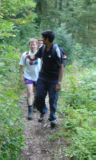
%> input picture tsv/TSV_P8_Ivan_Dominguez/P8imas&code/inria-person/data_ped/pedestrians/crop001022a.png, 96 x 160 px; its folder holds only this picture in this run
$ octave P8_ejercicio3.m   (GNU Octave 9; MATLAB toolbox functions it lacks are replaced by stand-ins)
%> lines starting %> are read from the running program, lines starting %| are printed output that depends on the picture
%% P8 Ej3: detección DT

%% limpiar
clear all;
close all;
clc;

%% inicializar
addpath(genpath('./P8imas&code/'));

ejercicio8_3="Práctica 8 - Ejercicio 3";
%% main
% Cargar dataset INRIA (peatones vs no-peatones)
% Extraer HOG
% Entrenar SVM (fitcsvm)
% Testear (predict)

%% --- Parámetros HOG ---
cellSize = [8 8];
imgSize  = [128 64];   % tamaño típico Dalal-Triggs

% %% --- Rutas dataset ---
dataDir = './P8imas&code/';
posDir = fullfile(dataDir,'inria-person/data_ped/pedestrians');
negDir = fullfile(dataDir,'inria-person/data_ped/no_pedestrians');
posImgs = imageDatastore(posDir);
negImgs = imageDatastore(negDir);

features = [];
labels = [];

quick_train=true;
quick_max_number=400;
% con all falla corredor solo

%% Positivos
if (quick_train)
    number_train_pos=min(quick_max_number,numel(posImgs.Files));
else % all
    number_train_pos=numel(posImgs.Files);
end

for i=1:number_train_pos
    I = readimage(posImgs,i); img=rgb2gray(I); img=im2double(img); img = imresize(img,imgSize);
%> further down, I is the input picture: size 160x96x3 uint8; mean R, G, B 106.9, 133.9, 106.3
%> after `img=rgb2gray(I)`:
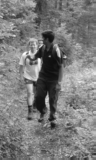
%> img: size 160x96 uint8; min 14, max 254, mean 122.7
%> after `img = imresize(img,imgSize)`:
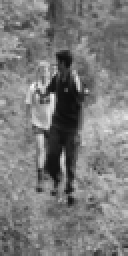
%> img: size 128x64 double (shown 2 times larger); min 0.0544, max 0.972, mean 0.481

%> (the run ends here)

$ run again, on tsv/TSV_P8_Ivan_Dominguez/P8imas&code/inria-person/data_ped/pedestrians/crop001054a.png
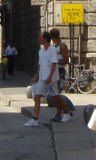
%> input picture tsv/TSV_P8_Ivan_Dominguez/P8imas&code/inria-person/data_ped/pedestrians/crop001054a.png, 96 x 160 px
%> I is the input picture: size 160x96x3 uint8; mean R, G, B 90.9, 86.3, 78.2
%> `img=rgb2gray(I)`:
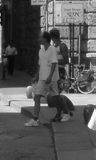
%> img: size 160x96 uint8; min 9, max 254, mean 86.7
%> img: size 160x96 double
%> `img = imresize(img,imgSize)`:
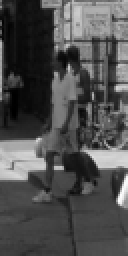
%> img: size 128x64 double (shown 2 times larger); min 0.0346, max 1.02, mean 0.34; drawn with min black and max white

$ run again, on tsv/TSV_P8_Ivan_Dominguez/P8imas&code/inria-person/data_ped/pedestrians/crop001073a.png
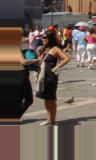
%> input picture tsv/TSV_P8_Ivan_Dominguez/P8imas&code/inria-person/data_ped/pedestrians/crop001073a.png, 96 x 160 px
%> I is the input picture: size 160x96x3 uint8; mean R, G, B 107.8, 93.2, 83.5
%> `img=rgb2gray(I)`:
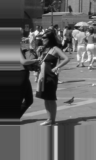
%> img: size 160x96 uint8; min 7, max 254, mean 96.4
%> img: size 160x96 double
%> `img = imresize(img,imgSize)`:
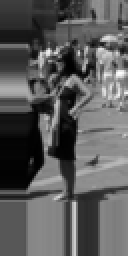
%> img: size 128x64 double (shown 2 times larger); min 0.0274, max 1.01, mean 0.378; drawn with min black and max white

$ run again, on tsv/TSV_P8_Ivan_Dominguez/P8imas&code/inria-person/data_ped/pedestrians/crop001111a.png
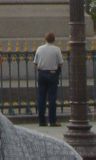
%> input picture tsv/TSV_P8_Ivan_Dominguez/P8imas&code/inria-person/data_ped/pedestrians/crop001111a.png, 96 x 160 px
%> I is the input picture: size 160x96x3 uint8; mean R, G, B 81.7, 79, 75.2
%> `img=rgb2gray(I)`:
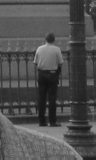
%> img: size 160x96 uint8; min 16, max 197, mean 79.4
%> img: size 160x96 double
%> `img = imresize(img,imgSize)`:
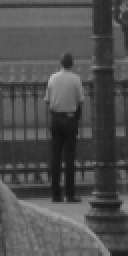
%> img: size 128x64 double (shown 2 times larger); min 0.0702, max 0.751, mean 0.311

$ run again, on tsv/TSV_P8_Ivan_Dominguez/P8imas&code/inria-person/data_ped/pedestrians/crop001025a.png
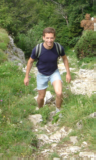
%> input picture tsv/TSV_P8_Ivan_Dominguez/P8imas&code/inria-person/data_ped/pedestrians/crop001025a.png, 96 x 160 px
%> I is the input picture: size 160x96x3 uint8; mean R, G, B 127.9, 135.8, 94.4
%> `img=rgb2gray(I)`:
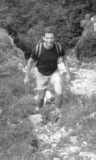
%> img: size 160x96 uint8; min 23, max 253, mean 128.7
%> img: size 160x96 double
%> `img = imresize(img,imgSize)`:
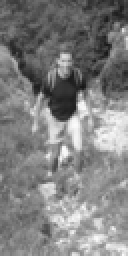
%> img: size 128x64 double (shown 2 times larger); min 0.0885, max 0.994, mean 0.505
